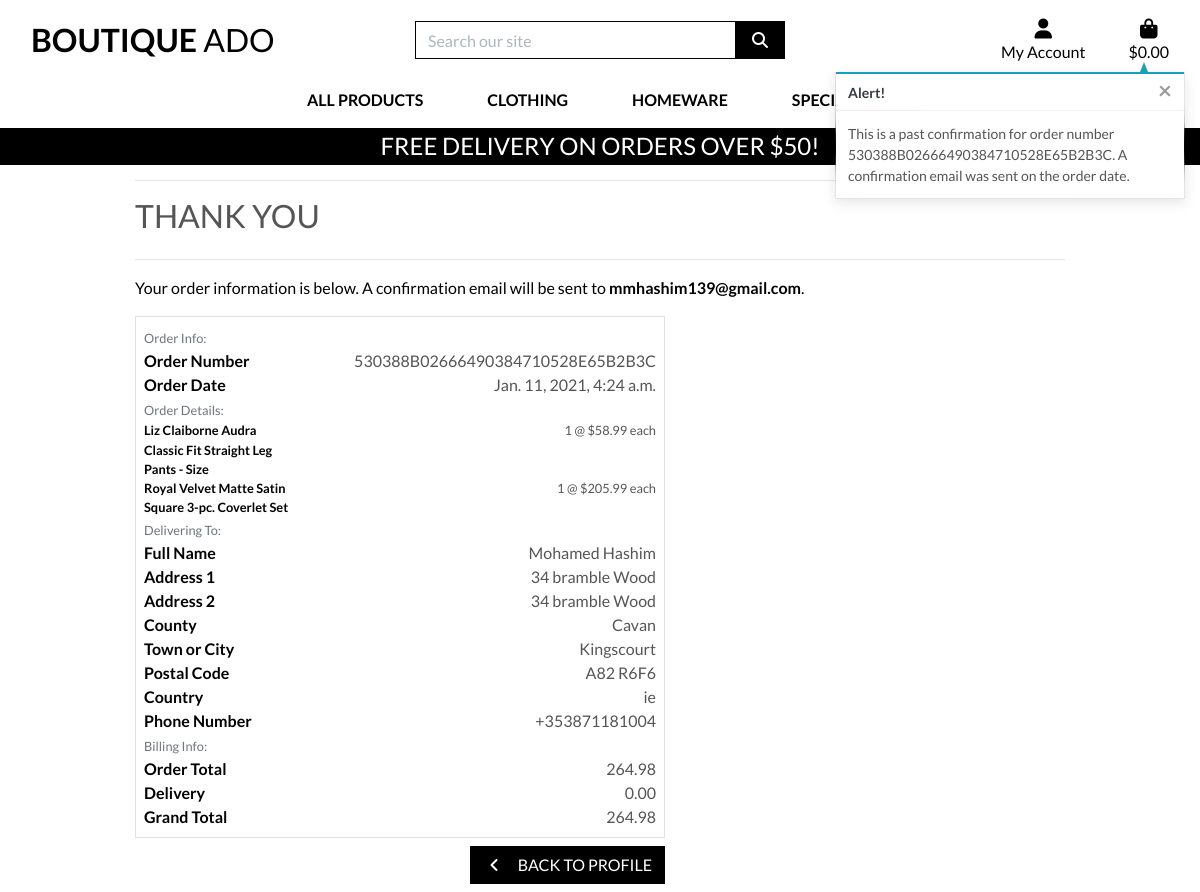
Page /profile/order_history/530388B02666490384710528E65B2B3C on the earlier database version.
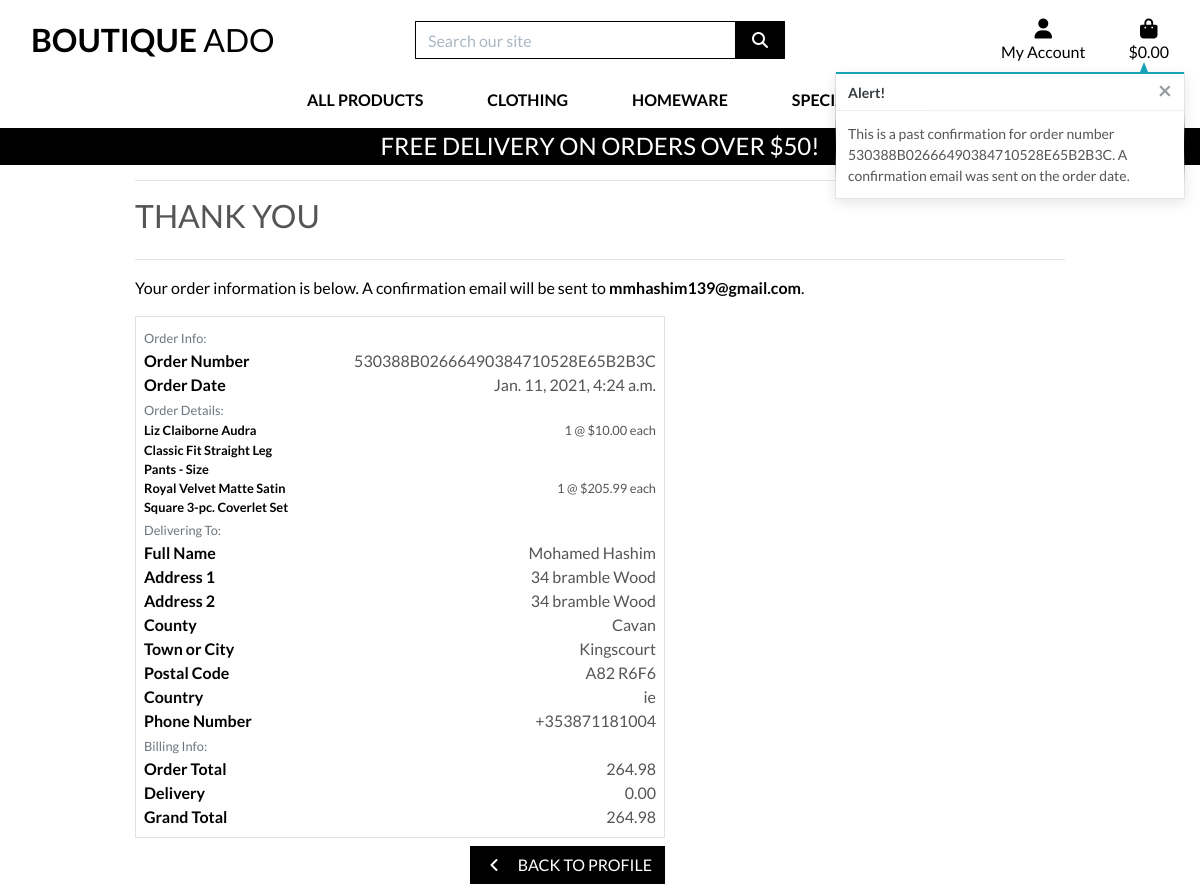
Same page on the later database version.
### checkout/models.py (models this page shows, shortened)
class OrderLineItem(models.Model):
    order = models.ForeignKey(Order, null=False, blank=False, on_delete=models.CASCADE, related_name='lineitems')
    product = models.ForeignKey(Product, null=False, blank=False, on_delete=models.CASCADE)
    product_size = models.CharField(max_length=2, null=True, blank=True) # XS, S, M, L, XL
    quantity = models.IntegerField(null=False, blank=False, default=0)
    lineitem_total = models.DecimalField(max_digits=6, decimal_places=2, null=False, blank=False, editable=False)

### products/models.py (models this page shows, shortened)
class Product(models.Model):
    category = models.ForeignKey('Category', null=True, blank=True, on_delete=models.SET_NULL)
    sku = models.CharField(max_length=254, null=True, blank=True)
    name = models.CharField(max_length=254)
    description = models.TextField()
    has_sizes = models.BooleanField(default=False, null=True, blank=True)
    price = models.DecimalField(max_digits=6, decimal_places=2)
    rating = models.DecimalField(max_digits=6, decimal_places=2, null=True, blank=True)
    image_url = models.URLField(max_length=1024, null=True, blank=True)
    image = models.ImageField(null=True, blank=True)

### profiles/views.py (the view)
# urls.py: path('order_history/<order_number>', views.order_history, name='order_history'),
def order_history(request, order_number):
    order = get_object_or_404(Order, order_number=order_number)
    messages.info(request, (
        f'This is a past confirmation for order number {order_number}. '
        'A confirmation email was sent on the order date.'
    ))
    template = 'checkout/checkout_success.html'
    context = {
        'order': order,
        'from_profile': True,
    }
    return render(request, template, context)

### bag/contexts.py (called while the page is built, shortened)
def bag_contents(request):
    bag_items = []
    total = 0
    product_count = 0
    bag = request.session.get('bag', {})
    if total < settings.FREE_DELIVERY_THRESHOLD:
        delivery = total * Decimal(settings.STANDARD_DELIVERY_PERCENTAGE / 100)
        free_delivery_delta = settings.FREE_DELIVERY_THRESHOLD - total
    else:
        delivery = 0
        free_delivery_delta = 0
    grand_total = delivery + total
    context = {
        'bag_items': bag_items,
        'total': total,
        'product_count': product_count,
        'delivery': delivery,
        'free_delivery_delta': free_delivery_delta,
        'free_delivery_threshold': settings.FREE_DELIVERY_THRESHOLD,
        'grand_total': grand_total,
    }
    return context

### checkout/templates/checkout/checkout_success.html (shortened to what the changed rows need)
{% extends "base.html" %}
{% load static %}
{% block extra_css %}
    <link rel="stylesheet" href="{% static 'checkout/css/checkout.css' %}">
{% endblock %}
{% block content %}
    <div class="container">
        <div class="row">
            <div class="col">
                <h2 class="logo-font mb-4">Thank You</h2>
            </div>
        </div>
        <div class="row">
            <div class="col-12 col-lg-7">
                <div class="order-confirmation-wrapper p-2 border">
                    {% for item in order.lineitems.all %}
                    <div class="row">
                        <div class="col-12 col-md-4">
                            <p class="small mb-0 text-black font-weight-bold">
                                {{ item.product.name }}{% if item.product_size %} - Size {{ item.product.size|upper }}{% endif %}
                            </p>
                        </div>
                        <div class="col-12 col-md-8 text-md-right">
                            <p class="small mb-0">{{ item.quantity }} @ ${{ item.product.price }} each</p>
                        </div>
                    </div>
                    {% endfor %}
                </div>
            </div>
        </div>
    </div>
{% endblock %}

Differences in the rows shown:
changed through a linked row, OrderLineItem "Liz Claiborne Audra Classic Fit Straight Leg Pants": product.price "58.99" → "10.00"
